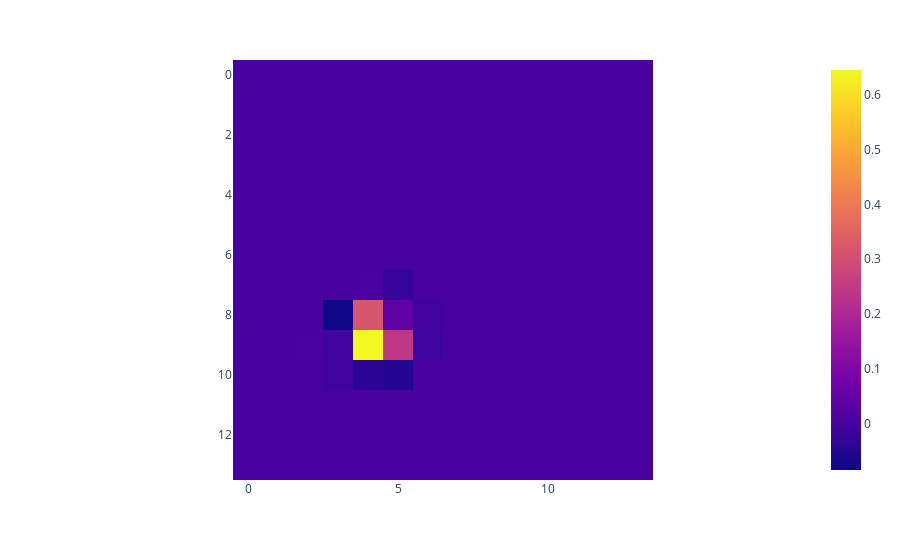

The cell this chart's notebook holds for it:
### Code cell
px.imshow(
    rotate_then_shift_image_2d(
        image=image,
        rotate=40,
        # shift=[4, 0],
        interpolation="bicubic",
    )
)

### Figure 1 — Plotly figure (JSON) as saved in the notebook; plotly's stock layout.template omitted (floating-point values rounded to 4 significant figures; data arrays with more than 128 entries replaced by an {"elided": "..."} marker saying what was removed)
{"data": [{"coloraxis": "coloraxis", "hovertemplate": "x: %{x}<br>y: %{y}<br>color: %{z}<extra></extra>", "name": "0", "type": "heatmap", "xaxis": "x", "yaxis": "y", "z": {"elided": "14x14 float values"}}], "layout": {"coloraxis": {"colorscale": [[0, "#0d0887"], [0.1111, "#46039f"], [0.2222, "#7201a8"], [0.3333, "#9c179e"], [0.4444, "#bd3786"], [0.5556, "#d8576b"], [0.6667, "#ed7953"], [0.7778, "#fb9f3a"], [0.8889, "#fdca26"], [1, "#f0f921"]]}, "margin": {"t": 60}, "xaxis": {"anchor": "y", "constrain": "domain", "domain": [0, 1], "scaleanchor": "y"}, "yaxis": {"anchor": "x", "autorange": "reversed", "constrain": "domain", "domain": [0, 1]}}}
